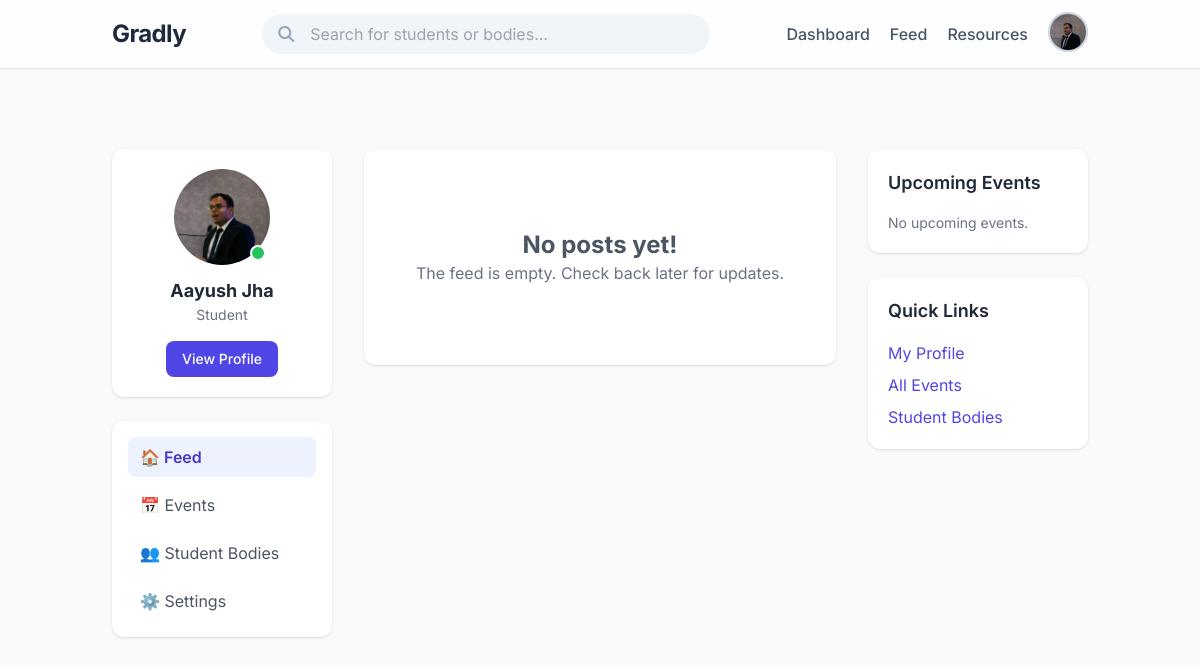
Page /posts/feed (signed in) on the committed database.
### models.py (models this page shows, shortened)
class User(db.Model, UserMixin):
    id = db.Column(db.String(15), primary_key=True)
    name = db.Column(db.String(100), nullable=False)
    email = db.Column(db.String(120), unique=True, nullable=False)
    password = db.Column(db.String(200), nullable=False)
    cgpa = db.Column(db.Float, nullable=True)
    resume = db.Column(db.String(200), nullable=True)
    phone = db.Column(db.String(20), nullable=True)
    profile_pic = db.Column(db.String(200), nullable=True)
    linkedin_url = db.Column(db.String(300), nullable=True)
    dob = db.Column(db.Date, nullable=True)
    is_admin = db.Column(db.Boolean, default=False)
    show_email = db.Column(db.Boolean, default=True)
    show_phone = db.Column(db.Boolean, default=True)
    show_cgpa = db.Column(db.Boolean, default=True)
    work_experiences = db.relationship('WorkExperience', backref='user', lazy=True)
    internships = db.relationship('Internship', backref='user', lazy=True)
    certifications = db.relationship('Certification', backref='user', lazy=True)
    skills = db.relationship('Skill', backref='user', lazy=True)
    hobbies = db.relationship('Hobby', backref='user', lazy=True)
    comments = db.relationship("PostComment", backref="author", lazy=True, cascade="all, delete-orphan")
    votes = db.relationship("PostVote", backref="voter", lazy=True, cascade="all, delete-orphan")
    @property
    def user_type(self):
        return "student"

### routes/posts.py (the view)
@posts_bp.route("/feed")
@login_required
def feed():
    posts = StudentBodyPost.query.order_by(StudentBodyPost.created_at.desc()).all()
    events = BodyEvent.query.order_by(BodyEvent.date.desc()).limit(6).all()
    user_votes_q = PostVote.query.filter_by(user_id=current_user.id).all()
    user_votes = {pv.post_id: pv.vote for pv in user_votes_q}
    return render_template("feed.html", posts=posts, events=events, user_votes=user_votes)

### app.py (called while the page is built)
@login_manager.user_loader
def load_user(user_id):
    if user_id.startswith("U_"):
        roll = user_id.split("_", 1)[1]   # keep string as-is
        return User.query.get(roll)
    elif user_id.startswith("B_"):
        body_id = user_id.split("_", 1)[1]
        return StudentBody.query.get(int(body_id))
    return None

@app.before_request
def create_tables():
    db.create_all()

### templates/feed.html (shortened to what this page needs)
{% extends "base.html" %}
{% block content %}
<div x-data="{ navOpen: false }" class="bg-gray-50 min-h-screen">
    <div class="max-w-7xl mx-auto py-0 lg:py-6 grid grid-cols-1 lg:grid-cols-12 lg:gap-8">
        <aside class="hidden lg:block lg:col-span-3 space-y-6">
            <div class="bg-white shadow rounded-xl p-5 text-center">
                <div class="w-24 h-24 mx-auto relative">
                    {% if current_user.profile_pic %}
                    <img src="{{ url_for('static', filename=current_user.profile_pic) }}"
                        class="rounded-full w-full h-full object-cover">
                    {% else %}
                    <img src="{{ url_for('static', filename='default-profile.png') }}"
                        class="rounded-full w-full h-full object-cover">
                    {% endif %}
                    <span
                        class="absolute bottom-1 right-1 w-4 h-4 bg-green-500 border-2 border-white rounded-full"></span>
                </div>
                <h2 class="mt-3 font-bold text-lg text-gray-800">{{ current_user.name }}</h2>
                <p class="text-sm text-gray-500">Student</p>
                <a href="{{ url_for('profile.view_profile', user_id=current_user.id) }}"
                    class="mt-4 inline-block bg-indigo-600 text-white px-4 py-2 rounded-lg hover:bg-indigo-700 font-medium text-sm">View
                    Profile</a>
            </div>
            <div class="bg-white shadow rounded-xl p-4">
                <nav class="space-y-2">
                    <a href="{{ url_for('posts.feed') }}"
                        class="block px-3 py-2 rounded-lg bg-indigo-50 text-indigo-700 font-semibold">🏠 Feed</a>
                    <a href="{{ url_for('events.view_events') }}"
                        class="block px-3 py-2 rounded-lg text-gray-600 hover:bg-gray-100">📅 Events</a>
                    <a href="#" class="block px-3 py-2 rounded-lg text-gray-600 hover:bg-gray-100">👥 Student Bodies</a>
                    <a href="{{ url_for('profile.edit_profile') }}"
                        class="block px-3 py-2 rounded-lg text-gray-600 hover:bg-gray-100">⚙️ Settings</a>
                </nav>
            </div>
        </aside>
        <main class="lg:col-span-6 space-y-0 lg:space-y-6">
            {% for post in posts %}
            <div class="bg-white sm:rounded-2xl sm:shadow mb-6 lg:mb-0 border-b sm:border-none">
                <div class="p-4 flex justify-between items-start gap-4">
                    <h2 class="text-lg font-semibold text-gray-800">{{ post.title }}</h2>
                    <span class="text-sm text-gray-500 flex-shrink-0">{{ post.created_at.strftime("%b %d") }}</span>
                </div>
                {% if post.image_url %}
                <img src="{{ url_for('static', filename=post.image_url) }}"
                    class="w-full h-auto max-h-[80vh] object-cover">
                {% endif %}
                <div class="p-4">
                    <p class="text-gray-700">{{ post.content }}</p>
                    <div class="flex items-center mt-4 space-x-3">
                        <button onclick="vote({{ post.id }}, 'upvote')"
                            class="px-3 py-1 bg-green-100 text-green-700 rounded-lg hover:bg-green-200">⬆</button>
                        <span id="score-{{ post.id }}" class="font-semibold text-gray-800">
                            {{ post.votes | map(attribute="vote") | sum }}
                        </span>
                        <button onclick="vote({{ post.id }}, 'downvote')"
                            class="px-3 py-1 bg-red-100 text-red-700 rounded-lg hover:bg-red-200">⬇</button>
                    </div>
                    <div class="mt-5 border-t border-gray-100 pt-4">
                        <div id="comments-{{ post.id }}" class="space-y-2">
                            {% for c in post.comments %}
                            <div class="text-sm">
                                <a href="{{ url_for('profile.view_profile', user_id=c.author.id) }}"
                                    class="font-medium text-indigo-600 hover:underline">{{ c.author.name if c.author
                                    else "User" }}</a>: {{ c.content }}
                            </div>
                            {% endfor %}
                        </div>
                        <form onsubmit="submitComment(event, {{ post.id }})" class="mt-3">
                            <input type="text" name="comment" placeholder="Add a comment..."
                                class="w-full border-none bg-transparent p-0 focus:ring-0 text-sm" required>
                        </form>
                    </div>
                </div>
            </div>
            {% else %}
            <div class="text-center py-20 bg-white shadow rounded-xl">
                <h2 class="text-2xl font-bold text-gray-600">No posts yet!</h2>
                <p class="text-gray-500">The feed is empty. Check back later for updates.</p>
            </div>
            {% endfor %}
        </main>
        <aside class="hidden lg:block lg:col-span-3 space-y-6">
            <div class="bg-white shadow rounded-xl p-5">
                <h3 class="font-semibold text-gray-800 text-lg mb-4">Upcoming Events</h3>
                {% if events %}
                <ul class="space-y-3">
                    {% for event in events %}
                    <li class="flex gap-4 items-center">
                        <div
                            class="bg-indigo-100 text-indigo-600 font-bold w-12 h-12 rounded-lg flex flex-col items-center justify-center">
                            <span>{{ event.date.strftime("%b") }}</span>
                            <span>{{ event.date.strftime("%d") }}</span>
                        </div>
                        <div>
                            <p class="font-semibold text-gray-800">{{ event.title }}</p>
                            <p class="text-sm text-gray-500">{{ event.date.strftime("%I:%M %p") }}</p>
                        </div>
                    </li>
                    {% endfor %}
                </ul>
                {% else %}
                <p class="text-gray-500 text-sm">No upcoming events.</p>
                {% endif %}
            </div>
            <div class="bg-white shadow rounded-xl p-5">
                <h3 class="font-semibold text-gray-800 text-lg mb-4">Quick Links</h3>
                <ul class="space-y-2">
                    <li><a href="{{ url_for('profile.view_profile', user_id=current_user.id) }}"
                            class="text-indigo-600 hover:underline">My Profile</a></li>
                    <li><a href="{{ url_for('events.view_events') }}" class="text-indigo-600 hover:underline">All
                            Events</a></li>
                    <li><a href="#" class="text-indigo-600 hover:underline">Student Bodies</a></li>
                </ul>
            </div>
        </aside>
    </div>
</div>
{% endblock %}

### templates/base.html (shortened to what this page needs)
<!DOCTYPE html>
<html lang="en" class="scroll-smooth">
<head>
    <script src="https://cdn.tailwindcss.com"></script>
    <link rel="stylesheet" href="https://cdnjs.cloudflare.com/ajax/libs/font-awesome/6.5.2/css/all.min.css"
 />
</head>
<body class="bg-slate-50 text-slate-800 flex flex-col min-h-screen">
    <nav class="sticky top-0 z-50 bg-white/80 backdrop-blur-lg shadow-sm border-b border-slate-200">
        <div class="container mx-auto px-6 py-3 flex justify-between items-center">
            <a href="{% if current_user.is_authenticated and current_user.user_type == 'body' %}
                     {{ url_for('studentbody.body_home', body_id=current_user.id) }}
                  {% else %}
                     {{ url_for('home') }}
                  {% endif %}" class="text-2xl font-bold text-slate-800 tracking-tight">
                Gradly
            </a>
            {% if current_user.is_authenticated %}
            <div class="relative w-full max-w-md hidden md:block">
                <i class="fa fa-search absolute left-4 top-1/2 -translate-y-1/2 text-slate-400"></i>
                <input id="search-bar" type="text" placeholder="Search for students or bodies..."
                    class="w-full pl-12 pr-4 py-2 rounded-full bg-slate-100 border-transparent focus:outline-none focus:ring-2 focus:ring-sky-500 transition-all">
            </div>
            {% endif %}
            <div class="flex items-center space-x-5">
                {% if current_user.is_authenticated %}
                {% if current_user.user_type == "student" %}
                <a href="{{ url_for('dashboard.dashboard') }}"
                    class="text-slate-600 hover:text-sky-500 font-medium transition-colors">Dashboard</a>
                {% elif current_user.user_type == "body" %}
                <a href="{{ url_for('studentbody.body_dashboard', body_id=current_user.id) }}"
                    class="text-slate-600 hover:text-pink-500 font-medium transition-colors">Dashboard</a>
                {% endif %}
                <a href="{{ url_for('posts.feed') }}"
                    class="text-slate-600 hover:text-emerald-500 font-medium transition-colors">Feed</a>
                <a href="{{ url_for('resources.resources') }}"
                    class="text-slate-600 hover:text-sky-500 font-medium transition-colors">Resources</a>
                <div class="relative" x-data="{ open: false }">
                    <button @click="open = !open"
                        class="w-10 h-10 rounded-full overflow-hidden border-2 border-slate-300 focus:outline-none">
                        {% if current_user.profile_pic %}
                        <img src="{{ url_for('static', filename=current_user.profile_pic) }}" alt="Profile Picture"
                            class="w-full h-full object-cover">
                        {% else %}
                        <img src="{{ url_for('static', filename='default-profile.png') }}" alt="Default Picture"
                            class="w-full h-full object-cover">
                        {% endif %}
                    </button>
                </div>
                {% else %}
                <a href="{{ url_for('auth.login') }}"
                    class="text-slate-600 hover:text-sky-500 font-medium transition-colors">Login</a>
                <a href="{{ url_for('auth.register') }}"
                    class="bg-sky-500 text-white px-4 py-2 rounded-full text-sm font-semibold hover:bg-sky-600 transition-all duration-300">Register</a>
                {% endif %}
            </div>
        </div>
    </nav>
    <main class="container mx-auto px-6 py-8 flex-grow">
        <div class="content-fade-in">
            {% block content %}{% endblock %}
        </div>
    </main>
</body>
</html>

### templates/base.html (style rules this page uses)
body { font-family: 'Inter', sans-serif; }
.content-fade-in { animation: fadeIn 0.6s ease-in-out forwards; }

### rows in the picture
User: profile_pic (picture), name "Aayush Jha"
